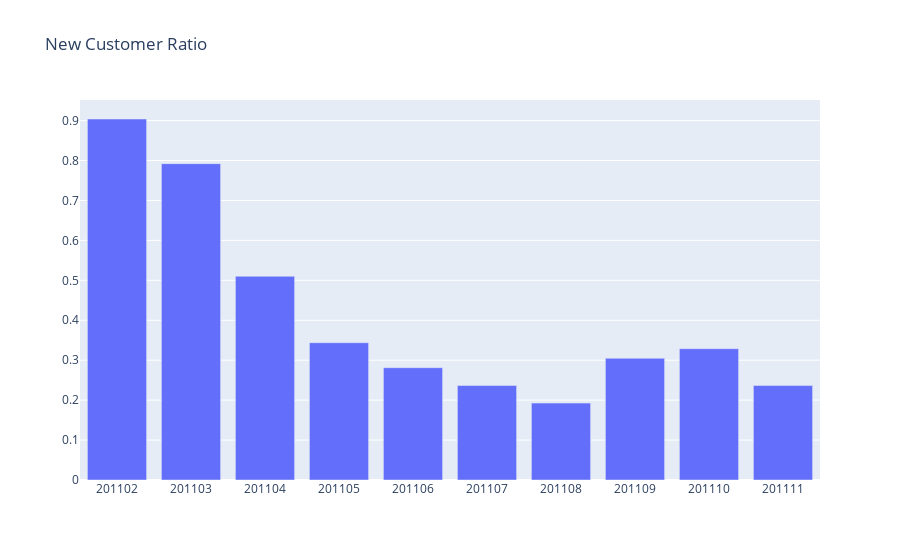

Here is the notebook cell this chart was saved with:
### Markdown cell above
We see that the problem is with New Customers

### Code cell
#created a dataframe that shows new user ratio - we also need to drop NA values (first month new user ratio is 0)
tx_user_ratio = tx_uk.query("UserType == 'New'").groupby(['InvoiceYearMonth'])['CustomerID'].nunique()/tx_uk.query("UserType == 'Existing'").groupby(['InvoiceYearMonth'])['CustomerID'].nunique() 
tx_user_ratio = tx_user_ratio.reset_index()
tx_user_ratio = tx_user_ratio.dropna()

#print the dafaframe
tx_user_ratio

#plot the result

plot_data = [
    go.Bar(
        x=tx_user_ratio.query("InvoiceYearMonth>201101 and InvoiceYearMonth<201112")['InvoiceYearMonth'],
        y=tx_user_ratio.query("InvoiceYearMonth>201101 and InvoiceYearMonth<201112")['CustomerID'],
    )
]

plot_layout = go.Layout(
        xaxis={"type": "category"},
        title='New Customer Ratio'
    )
fig = go.Figure(data=plot_data, layout=plot_layout)
pyoff.iplot(fig)

### Figure 1 — Plotly figure (JSON) as saved in the notebook; plotly's stock layout.template omitted (floating-point values rounded to 4 significant figures)
{"data": [{"y": [0.904, 0.7922, 0.5102, 0.3438, 0.2812, 0.2366, 0.1926, 0.3049, 0.3289, 0.2364], "x": [201102, 201103, 201104, 201105, 201106, 201107, 201108, 201109, 201110, 201111], "type": "bar"}], "layout": {"xaxis": {"type": "category"}, "title": {"text": "New Customer Ratio"}}}
